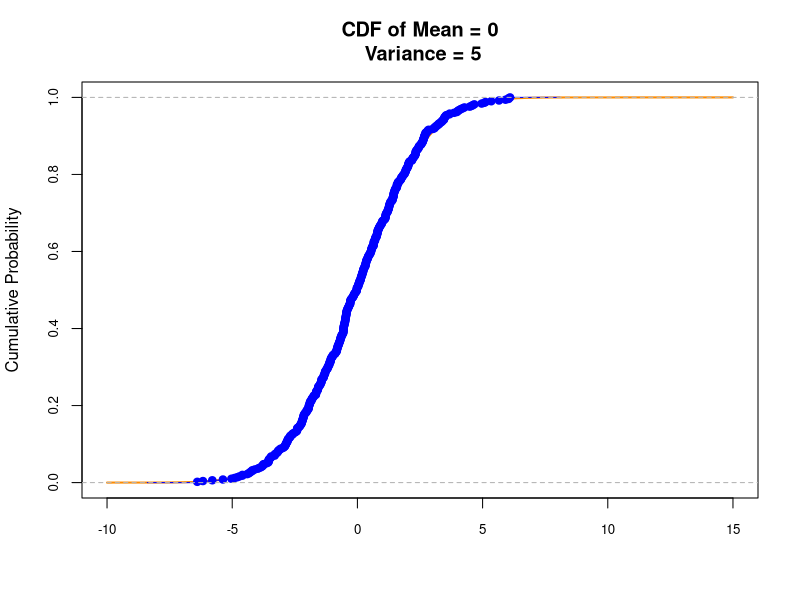
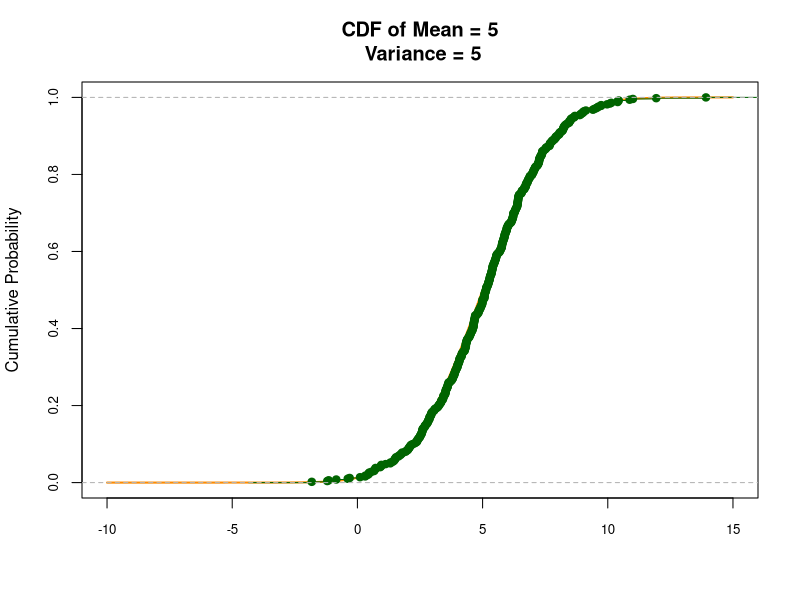

Source code (R) for these figures, in order:
f<-function(x1,x2)
{
	return(sqrt(-2*log(x1))*cos(2*pi*x2))
}
g<-function(x1,x2)
{
	return(sqrt(-2*log(x1))*sin(2*pi*x2))
}
p<-c(100,500,1000)
z1<-vector("numeric")
z2<-vector("numeric")
for( i in 1:3)
{
	z1<-vector("numeric")
	z2<-vector("numeric")
	u1<-runif(p[i])
	u2<-runif(p[i])
	j<-1
	while(j<=p[i])
	{
		z1[j]=sqrt(5)*f(u1[j],u2[j])
		z2[j]=(sqrt(5)*g(u1[j],u2[j]))+5
		j=j+1
	}
	cat("Mean of ",p[i],"numbers of z1 is ",mean(z1),"\n")
	cat("Mean of ",p[i],"numbers of z2 is ",mean(z2),"\n")
	cat("Variance of ",p[i],"numbers of z1 is ",var(z1),"\n")
	cat("Variance of ",p[i],"numbers of z2 is ",var(z2),"\n")
	#hist(z1,col="darkblue",main=paste("Normal Distribution(Z1) for n = ",p[i],"\nMean = ",mean(z1),"\nVariance = ",var(z1)),xlab="X",ylab="Frequency",breaks=p[i]/20)
	#hist(z2,col="darkblue",main=paste("Normal Distribution(Z2) for n = ",p[i],"\nMean = ",mean(z2),"\nVariance = ",var(z2)),xlab="X",ylab="Frequency",breaks=p[i]/20)

	if(p[i]==500)
	{
		xseq<-seq(-10,15,0.01);
		h=ecdf(z1)
		m=ecdf(z2)
	    cumulative<-pnorm(xseq,0,sqrt(5))
	    plot(xseq, cumulative, col="darkorange", xlab="", ylab="Cumulative Probability",type="l",lwd=2, cex=2, main="CDF of Mean = 0\n Variance = 5", cex.axis=.8) 
	lines(h,col="blue")

	cum<-pnorm(xseq,5,sqrt(5))
	plot(xseq, cum, col="darkorange", xlab="", ylab="Cumulative Probability",type="l",lwd=2, cex=2, main="CDF of Mean = 5\n Variance = 5", cex.axis=.8)
	lines(m,col="darkgreen") 
	}
}
